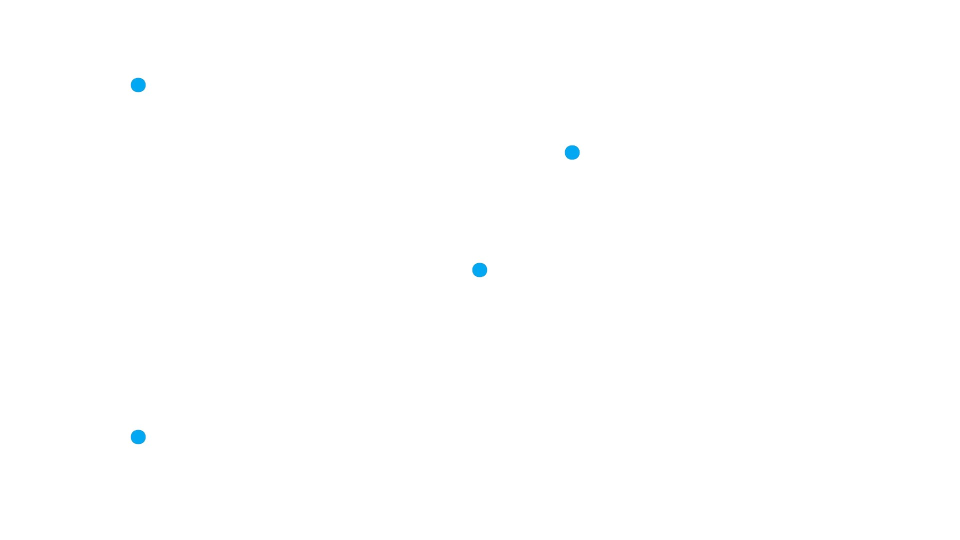
#> input picture test_pictures/multidots_white.jpg, 1920 x 1080 px (shown at 1/2 size)
$ python get_color.py
#> lines starting #> are read from the running program, lines starting #| are printed output that depends on the picture; after the words box and inside, x2 and y2 are one past the last pixel; in counts of white or black regions, pixels touching at a corner belong together
import time
import numpy as np
import cv2 as cv

img = cv.imread("test_pictures/multidots_white.jpg")
#> img is the input picture: shape (1080, 1920, 3); mean B, G, R 255, 254.9, 254.7
# OpenCV index use height*width
sp = img.shape
#> sp = (1080, 1920, 3)

count = 0

start = time.time()

for y in range(0, sp[0]):
	for x in range(0, sp[1]):
		# Color in B G R order
		color = img[y, x]
		if color[0] > 220 and color[2] < 220:
			print(color)
			# count = count + 1
			img[y, x] = [0, 0, 0]
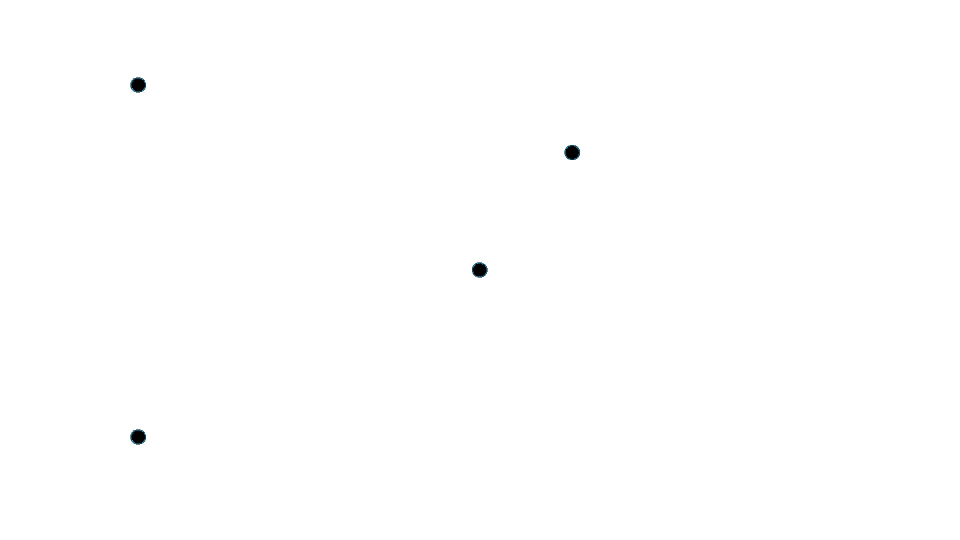
#> img: shape (1080, 1920, 3) (shown at 1/2 size); 0.12% of pixels changed, all inside (x1, y1, x2, y2) = (261, 155, 1160, 889)

end = time.time()
print(end - start)
# print(count)

# The displayed window can be resized
cv.namedWindow('test', cv.WINDOW_NORMAL)
cv.imshow('test', img)

cv.waitKey(0)
cv.destroyAllWindows()
